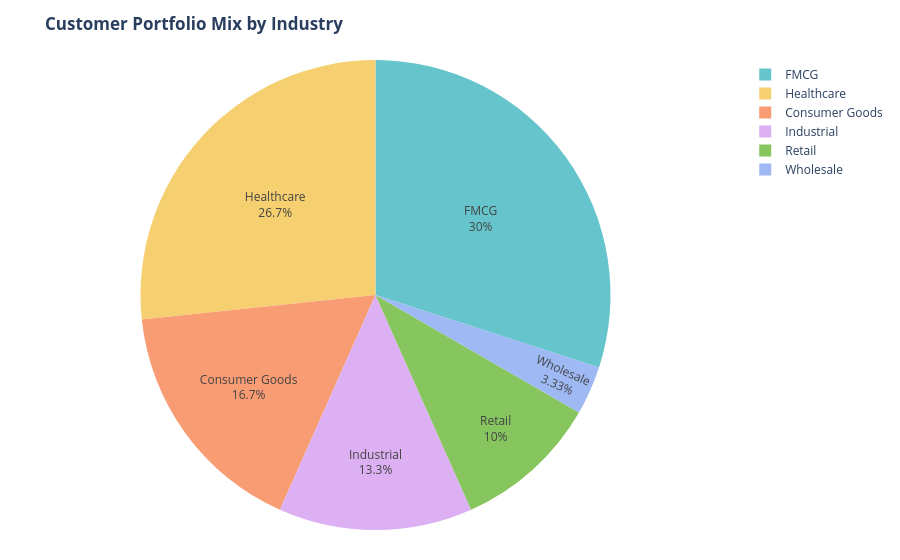
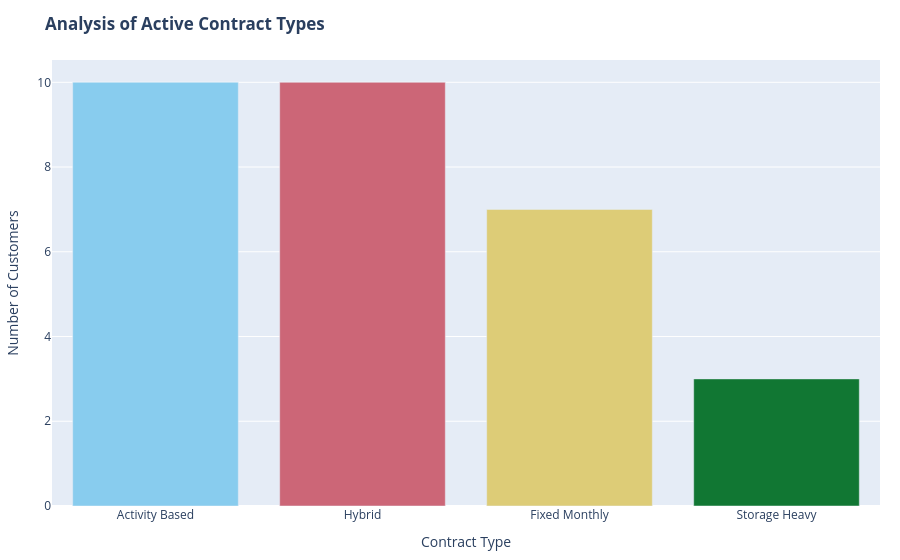
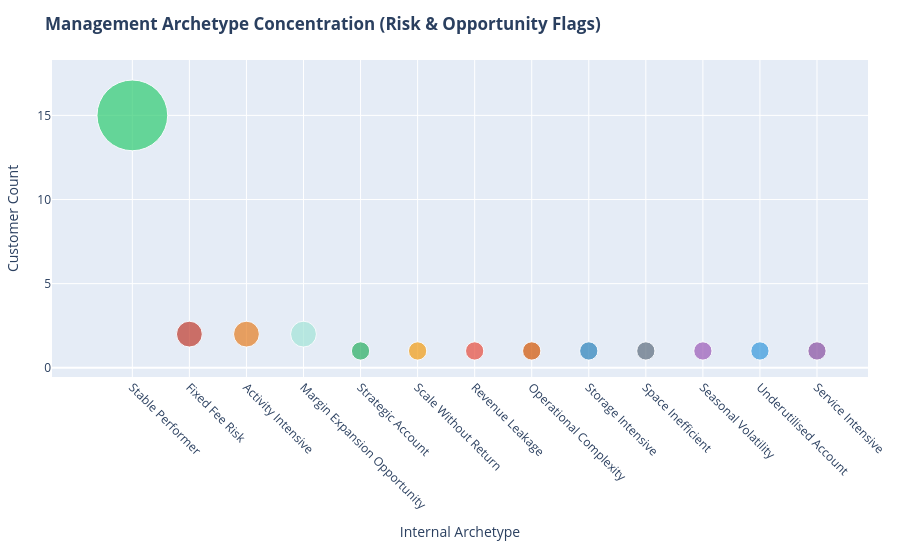
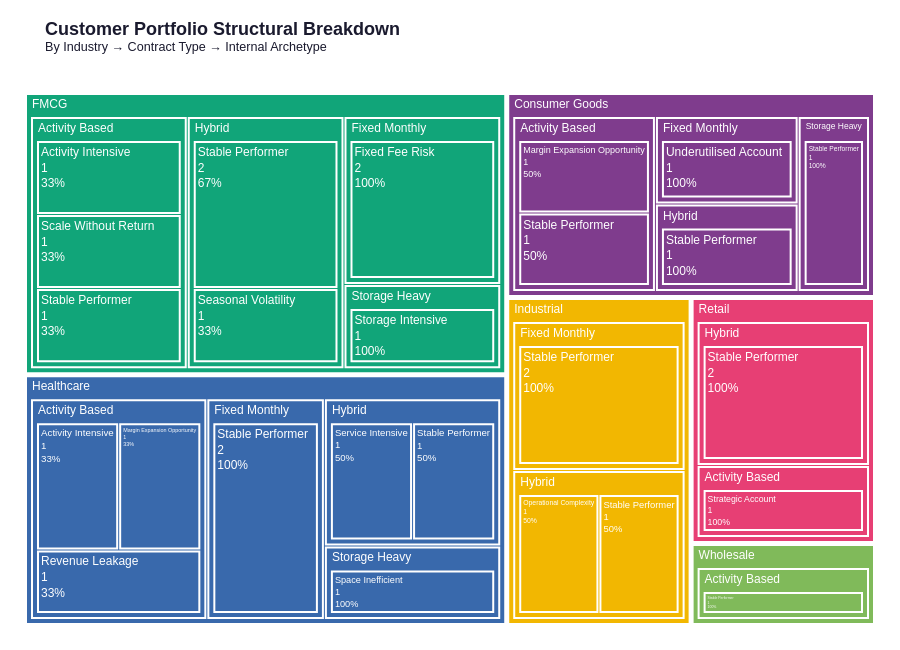

These figures' notebook cell, in order:
### Code cell
import pandas as pd
import plotly.express as px

# ==========================================
# 1. CORE COLOR MAPPING & CONFIGURATION
# ==========================================
# Centralized color map to keep visualizations consistent for executive presentation
archetype_colors = {
    # The Protect Zone (Greens / Teal)
    "Stable Performer": "#2ecc71",               # Professional Green
    "Strategic Account": "#27ae60",              # Premium Dark Green
    "Margin Expansion Opportunity": "#a3e4d7",   # Light Teal/Mint
    
    # The Renegotiate Zone (Yellows / Oranges / Purples)
    "Scale Without Return": "#f39c12",           # Soft Amber
    "Activity Intensive": "#e67e22",             # Deep Orange
    "Operational Complexity": "#d35400",         # Dark Burnt Orange
    "Service Intensive": "#884ea0",              # Dark Magenta/Burgundy
    
    # The Optimize Zone (Blues / Grays)
    "Underutilised Account": "#3498db",          # Corporate Blue
    "Storage Intensive": "#2980b9",              # Dark Blue
    "Space Inefficient": "#5d6d7e",              # Muted Slate Gray
    
    # The Danger Zone (Reds / Purples)
    "Revenue Leakage": "#e74c3c",                # Alert Red
    "Fixed Fee Risk": "#c0392b",                 # Crimson/High Risk
    "Seasonal Volatility": "#9b59b6"             # Purple
}

# ==========================================
# 2. VISUALIZATION 1: INDUSTRY PIE CHART
# ==========================================
# Pre-aggregate data for clean layout rendering
industry_counts = customer_df['Industry'].value_counts().reset_index(name='Count')

fig_pie = px.pie(
    industry_counts, 
    values='Count', 
    names='Industry', 
    title='<b>Customer Portfolio Mix by Industry</b>',
    color_discrete_sequence=px.colors.qualitative.Pastel
)
fig_pie.update_traces(textinfo='percent+label')
fig_pie.update_layout(margin=dict(t=60, b=30, l=20, r=20))
fig_pie.show()


# ==========================================
# 3. VISUALIZATION 2: CONTRACT TYPE COUNTPLOT
# ==========================================
# Pre-aggregate to lock descending sort order automatically
contract_counts = customer_df['Contract Type'].value_counts().reset_index(name='Count')

fig_bar = px.bar(
    contract_counts, 
    x='Contract Type', 
    y='Count', 
    title='<b>Analysis of Active Contract Types</b>',
    color='Contract Type',
    color_discrete_sequence=px.colors.qualitative.Safe
)
fig_bar.update_layout(
    xaxis_title="Contract Type",
    yaxis_title="Number of Customers",
    showlegend=False,
    margin=dict(t=60, b=30, l=20, r=20)
)
fig_bar.show()


# ==========================================
# 4. VISUALIZATION 3: ARCHETYPE BUBBLE CHART
# ==========================================
# Pre-aggregate to size the bubbles properly
archetype_counts = customer_df['Internal Archetype'].value_counts().reset_index(name='Count')

fig_bubble = px.scatter(
    archetype_counts, 
    x='Internal Archetype', 
    y='Count',
    size='Count', 
    color='Internal Archetype',
    color_discrete_map=archetype_colors,  # Explicitly applying the matrix colors
    title='<b>Management Archetype Concentration (Risk & Opportunity Flags)</b>',
    size_max=50
)
fig_bubble.update_layout(
    xaxis_title="Internal Archetype",
    yaxis_title="Customer Count",
    showlegend=False,
    height=550,   
    margin=dict(t=60, b=120, l=20, r=20) 
)
fig_bubble.update_xaxes(tickangle=45)
fig_bubble.show()


import plotly.express as px
import pandas as pd

# ==========================================
# Improved Treemap with Better Colors
# ==========================================

treemap_data = (
    customer_df.groupby(['Industry', 'Contract Type', 'Internal Archetype'])
    .size()
    .reset_index(name='Count')
)

total = treemap_data['Count'].sum()
treemap_data['Percentage'] = (treemap_data['Count'] / total * 100).round(1)

fig_tree = px.treemap(
    treemap_data,
    path=['Industry', 'Contract Type', 'Internal Archetype'],
    values='Count',
    color='Industry',                           # ← Better: Color by Industry (cleaner & more professional)
    color_discrete_sequence=px.colors.qualitative.Bold,   # Stronger, modern colors
    title="<b>Customer Portfolio Structural Breakdown</b><br><sup>By Industry → Contract Type → Internal Archetype</sup>",
)

fig_tree.update_traces(
    textinfo="label+value+percent parent",
    textfont=dict(size=12, family="Arial", color="white"),
    hovertemplate="<b>%{label}</b><br>Count: %{value}<br>Share: %{percentParent:.1%}<br><extra></extra>",
    marker=dict(line=dict(width=2, color="white"))
)

fig_tree.update_layout(
    height=650,
    margin=dict(t=70, l=20, r=20, b=20),
    font=dict(family="Arial", size=11),
    title_font=dict(size=18, family="Arial", color="#1a1a2e"),
)

fig_tree.show()

### Figure 1 — Plotly figure (JSON) as saved in the notebook; plotly's stock layout.template omitted (floating-point values rounded to 4 significant figures)
{"data": [{"domain": {"x": [0, 1], "y": [0, 1]}, "hovertemplate": "Industry=%{label}<br>Count=%{value}<extra></extra>", "labels": ["FMCG", "Healthcare", "Consumer Goods", "Industrial", "Retail", "Wholesale"], "legendgroup": "", "name": "", "showlegend": true, "textinfo": "percent+label", "type": "pie", "values": [9, 8, 5, 4, 3, 1]}], "layout": {"legend": {"tracegroupgap": 0}, "margin": {"b": 30, "l": 20, "r": 20, "t": 60}, "piecolorway": ["rgb(102, 197, 204)", "rgb(246, 207, 113)", "rgb(248, 156, 116)", "rgb(220, 176, 242)", "rgb(135, 197, 95)", "rgb(158, 185, 243)", "rgb(254, 136, 177)", "rgb(201, 219, 116)", "rgb(139, 224, 164)", "rgb(180, 151, 231)", "rgb(179, 179, 179)"], "title": {"text": "<b>Customer Portfolio Mix by Industry</b>"}}}

### Figure 2 — Plotly figure (JSON) as saved in the notebook; plotly's stock layout.template omitted (floating-point values rounded to 4 significant figures)
{"data": [{"hovertemplate": "Contract Type=%{x}<br>Count=%{y}<extra></extra>", "legendgroup": "Activity Based", "marker": {"color": "rgb(136, 204, 238)", "pattern": {"shape": ""}}, "name": "Activity Based", "orientation": "v", "showlegend": true, "textposition": "auto", "type": "bar", "x": ["Activity Based"], "xaxis": "x", "y": [10], "yaxis": "y"}, {"hovertemplate": "Contract Type=%{x}<br>Count=%{y}<extra></extra>", "legendgroup": "Hybrid", "marker": {"color": "rgb(204, 102, 119)", "pattern": {"shape": ""}}, "name": "Hybrid", "orientation": "v", "showlegend": true, "textposition": "auto", "type": "bar", "x": ["Hybrid"], "xaxis": "x", "y": [10], "yaxis": "y"}, {"hovertemplate": "Contract Type=%{x}<br>Count=%{y}<extra></extra>", "legendgroup": "Fixed Monthly", "marker": {"color": "rgb(221, 204, 119)", "pattern": {"shape": ""}}, "name": "Fixed Monthly", "orientation": "v", "showlegend": true, "textposition": "auto", "type": "bar", "x": ["Fixed Monthly"], "xaxis": "x", "y": [7], "yaxis": "y"}, {"hovertemplate": "Contract Type=%{x}<br>Count=%{y}<extra></extra>", "legendgroup": "Storage Heavy", "marker": {"color": "rgb(17, 119, 51)", "pattern": {"shape": ""}}, "name": "Storage Heavy", "orientation": "v", "showlegend": true, "textposition": "auto", "type": "bar", "x": ["Storage Heavy"], "xaxis": "x", "y": [3], "yaxis": "y"}], "layout": {"barmode": "relative", "legend": {"title": {"text": "Contract Type"}, "tracegroupgap": 0}, "margin": {"b": 30, "l": 20, "r": 20, "t": 60}, "showlegend": false, "title": {"text": "<b>Analysis of Active Contract Types</b>"}, "xaxis": {"anchor": "y", "categoryarray": ["Activity Based", "Hybrid", "Fixed Monthly", "Storage Heavy"], "categoryorder": "array", "domain": [0, 1], "title": {"text": "Contract Type"}}, "yaxis": {"anchor": "x", "domain": [0, 1], "title": {"text": "Number of Customers"}}}}

### Figure 3 — Plotly figure (JSON) as saved in the notebook; plotly's stock layout.template omitted (floating-point values rounded to 4 significant figures)
{"data": [{"hovertemplate": "Internal Archetype=%{x}<br>Count=%{marker.size}<extra></extra>", "legendgroup": "Stable Performer", "marker": {"color": "#2ecc71", "size": [15], "sizemode": "area", "sizeref": 0.006, "symbol": "circle"}, "mode": "markers", "name": "Stable Performer", "orientation": "v", "showlegend": true, "type": "scatter", "x": ["Stable Performer"], "xaxis": "x", "y": [15], "yaxis": "y"}, {"hovertemplate": "Internal Archetype=%{x}<br>Count=%{marker.size}<extra></extra>", "legendgroup": "Fixed Fee Risk", "marker": {"color": "#c0392b", "size": [2], "sizemode": "area", "sizeref": 0.006, "symbol": "circle"}, "mode": "markers", "name": "Fixed Fee Risk", "orientation": "v", "showlegend": true, "type": "scatter", "x": ["Fixed Fee Risk"], "xaxis": "x", "y": [2], "yaxis": "y"}, {"hovertemplate": "Internal Archetype=%{x}<br>Count=%{marker.size}<extra></extra>", "legendgroup": "Activity Intensive", "marker": {"color": "#e67e22", "size": [2], "sizemode": "area", "sizeref": 0.006, "symbol": "circle"}, "mode": "markers", "name": "Activity Intensive", "orientation": "v", "showlegend": true, "type": "scatter", "x": ["Activity Intensive"], "xaxis": "x", "y": [2], "yaxis": "y"}, {"hovertemplate": "Internal Archetype=%{x}<br>Count=%{marker.size}<extra></extra>", "legendgroup": "Margin Expansion Opportunity", "marker": {"color": "#a3e4d7", "size": [2], "sizemode": "area", "sizeref": 0.006, "symbol": "circle"}, "mode": "markers", "name": "Margin Expansion Opportunity", "orientation": "v", "showlegend": true, "type": "scatter", "x": ["Margin Expansion Opportunity"], "xaxis": "x", "y": [2], "yaxis": "y"}, {"hovertemplate": "Internal Archetype=%{x}<br>Count=%{marker.size}<extra></extra>", "legendgroup": "Strategic Account", "marker": {"color": "#27ae60", "size": [1], "sizemode": "area", "sizeref": 0.006, "symbol": "circle"}, "mode": "markers", "name": "Strategic Account", "orientation": "v", "showlegend": true, "type": "scatter", "x": ["Strategic Account"], "xaxis": "x", "y": [1], "yaxis": "y"}, {"hovertemplate": "Internal Archetype=%{x}<br>Count=%{marker.size}<extra></extra>", "legendgroup": "Scale Without Return", "marker": {"color": "#f39c12", "size": [1], "sizemode": "area", "sizeref": 0.006, "symbol": "circle"}, "mode": "markers", "name": "Scale Without Return", "orientation": "v", "showlegend": true, "type": "scatter", "x": ["Scale Without Return"], "xaxis": "x", "y": [1], "yaxis": "y"}, {"hovertemplate": "Internal Archetype=%{x}<br>Count=%{marker.size}<extra></extra>", "legendgroup": "Revenue Leakage", "marker": {"color": "#e74c3c", "size": [1], "sizemode": "area", "sizeref": 0.006, "symbol": "circle"}, "mode": "markers", "name": "Revenue Leakage", "orientation": "v", "showlegend": true, "type": "scatter", "x": ["Revenue Leakage"], "xaxis": "x", "y": [1], "yaxis": "y"}, {"hovertemplate": "Internal Archetype=%{x}<br>Count=%{marker.size}<extra></extra>", "legendgroup": "Operational Complexity", "marker": {"color": "#d35400", "size": [1], "sizemode": "area", "sizeref": 0.006, "symbol": "circle"}, "mode": "markers", "name": "Operational Complexity", "orientation": "v", "showlegend": true, "type": "scatter", "x": ["Operational Complexity"], "xaxis": "x", "y": [1], "yaxis": "y"}, {"hovertemplate": "Internal Archetype=%{x}<br>Count=%{marker.size}<extra></extra>", "legendgroup": "Storage Intensive", "marker": {"color": "#2980b9", "size": [1], "sizemode": "area", "sizeref": 0.006, "symbol": "circle"}, "mode": "markers", "name": "Storage Intensive", "orientation": "v", "showlegend": true, "type": "scatter", "x": ["Storage Intensive"], "xaxis": "x", "y": [1], "yaxis": "y"}, {"hovertemplate": "Internal Archetype=%{x}<br>Count=%{marker.size}<extra></extra>", "legendgroup": "Space Inefficient", "marker": {"color": "#5d6d7e", "size": [1], "sizemode": "area", "sizeref": 0.006, "symbol": "circle"}, "mode": "markers", "name": "Space Inefficient", "orientation": "v", "showlegend": true, "type": "scatter", "x": ["Space Inefficient"], "xaxis": "x", "y": [1], "yaxis": "y"}, {"hovertemplate": "Internal Archetype=%{x}<br>Count=%{marker.size}<extra></extra>", "legendgroup": "Seasonal Volatility", "marker": {"color": "#9b59b6", "size": [1], "sizemode": "area", "sizeref": 0.006, "symbol": "circle"}, "mode": "markers", "name": "Seasonal Volatility", "orientation": "v", "showlegend": true, "type": "scatter", "x": ["Seasonal Volatility"], "xaxis": "x", "y": [1], "yaxis": "y"}, {"hovertemplate": "Internal Archetype=%{x}<br>Count=%{marker.size}<extra></extra>", "legendgroup": "Underutilised Account", "marker": {"color": "#3498db", "size": [1], "sizemode": "area", "sizeref": 0.006, "symbol": "circle"}, "mode": "markers", "name": "Underutilised Account", "orientation": "v", "showlegend": true, "type": "scatter", "x": ["Underutilised Account"], "xaxis": "x", "y": [1], "yaxis": "y"}, {"hovertemplate": "Internal Archetype=%{x}<br>Count=%{marker.size}<extra></extra>", "legendgroup": "Service Intensive", "marker": {"color": "#884ea0", "size": [1], "sizemode": "area", "sizeref": 0.006, "symbol": "circle"}, "mode": "markers", "name": "Service Intensive", "orientation": "v", "showlegend": true, "type": "scatter", "x": ["Service Intensive"], "xaxis": "x", "y": [1], "yaxis": "y"}], "layout": {"height": 550, "legend": {"itemsizing": "constant", "title": {"text": "Internal Archetype"}, "tracegroupgap": 0}, "margin": {"b": 120, "l": 20, "r": 20, "t": 60}, "showlegend": false, "title": {"text": "<b>Management Archetype Concentration (Risk & Opportunity Flags)</b>"}, "xaxis": {"anchor": "y", "categoryarray": ["Stable Performer", "Fixed Fee Risk", "Activity Intensive", "Margin Expansion Opportunity", "Strategic Account", "Scale Without Return", "Revenue Leakage", "Operational Complexity", "Storage Intensive", "Space Inefficient", "Seasonal Volatility", "Underutilised Account", "Service Intensive"], "categoryorder": "array", "domain": [0, 1], "tickangle": 45, "title": {"text": "Internal Archetype"}}, "yaxis": {"anchor": "x", "domain": [0, 1], "title": {"text": "Customer Count"}}}}

### Figure 4 — Plotly figure (JSON) as saved in the notebook; plotly's stock layout.template omitted (floating-point values rounded to 4 significant figures)
{"data": [{"branchvalues": "total", "customdata": [["Consumer Goods"], ["Consumer Goods"], ["Consumer Goods"], ["Consumer Goods"], ["Consumer Goods"], ["Consumer Goods"], ["Consumer Goods"], ["Consumer Goods"], ["Consumer Goods"], ["Consumer Goods"], ["FMCG"], ["FMCG"], ["FMCG"], ["FMCG"], ["FMCG"], ["FMCG"], ["FMCG"], ["FMCG"], ["FMCG"], ["FMCG"], ["FMCG"], ["FMCG"], ["Healthcare"], ["Healthcare"], ["Healthcare"], ["Healthcare"], ["Healthcare"], ["Healthcare"], ["Healthcare"], ["Healthcare"], ["Healthcare"], ["Healthcare"], ["Healthcare"], ["Healthcare"], ["Industrial"], ["Industrial"], ["Industrial"], ["Industrial"], ["Industrial"], ["Industrial"], ["Retail"], ["Retail"], ["Retail"], ["Retail"], ["Retail"], ["Wholesale"], ["Wholesale"], ["Wholesale"]], "domain": {"x": [0, 1], "y": [0, 1]}, "hovertemplate": "<b>%{label}</b><br>Count: %{value}<br>Share: %{percentParent:.1%}<br><extra></extra>", "ids": ["Consumer Goods/Activity Based/Margin Expansion Opportunity", "Consumer Goods/Activity Based/Stable Performer", "Consumer Goods/Fixed Monthly/Underutilised Account", "Consumer Goods/Hybrid/Stable Performer", "Consumer Goods/Storage Heavy/Stable Performer", "Consumer Goods/Activity Based", "Consumer Goods/Fixed Monthly", "Consumer Goods/Hybrid", "Consumer Goods/Storage Heavy", "Consumer Goods", "FMCG/Activity Based/Activity Intensive", "FMCG/Activity Based/Scale Without Return", "FMCG/Activity Based/Stable Performer", "FMCG/Fixed Monthly/Fixed Fee Risk", "FMCG/Hybrid/Seasonal Volatility", "FMCG/Hybrid/Stable Performer", "FMCG/Storage Heavy/Storage Intensive", "FMCG/Activity Based", "FMCG/Fixed Monthly", "FMCG/Hybrid", "FMCG/Storage Heavy", "FMCG", "Healthcare/Activity Based/Activity Intensive", "Healthcare/Activity Based/Margin Expansion Opportunity", "Healthcare/Activity Based/Revenue Leakage", "Healthcare/Fixed Monthly/Stable Performer", "Healthcare/Hybrid/Service Intensive", "Healthcare/Hybrid/Stable Performer", "Healthcare/Storage Heavy/Space Inefficient", "Healthcare/Activity Based", "Healthcare/Fixed Monthly", "Healthcare/Hybrid", "Healthcare/Storage Heavy", "Healthcare", "Industrial/Fixed Monthly/Stable Performer", "Industrial/Hybrid/Operational Complexity", "Industrial/Hybrid/Stable Performer", "Industrial/Fixed Monthly", "Industrial/Hybrid", "Industrial", "Retail/Activity Based/Strategic Account", "Retail/Hybrid/Stable Performer", "Retail/Activity Based", "Retail/Hybrid", "Retail", "Wholesale/Activity Based/Stable Performer", "Wholesale/Activity Based", "Wholesale"], "labels": ["Margin Expansion Opportunity", "Stable Performer", "Underutilised Account", "Stable Performer", "Stable Performer", "Activity Based", "Fixed Monthly", "Hybrid", "Storage Heavy", "Consumer Goods", "Activity Intensive", "Scale Without Return", "Stable Performer", "Fixed Fee Risk", "Seasonal Volatility", "Stable Performer", "Storage Intensive", "Activity Based", "Fixed Monthly", "Hybrid", "Storage Heavy", "FMCG", "Activity Intensive", "Margin Expansion Opportunity", "Revenue Leakage", "Stable Performer", "Service Intensive", "Stable Performer", "Space Inefficient", "Activity Based", "Fixed Monthly", "Hybrid", "Storage Heavy", "Healthcare", "Stable Performer", "Operational Complexity", "Stable Performer", "Fixed Monthly", "Hybrid", "Industrial", "Strategic Account", "Stable Performer", "Activity Based", "Hybrid", "Retail", "Stable Performer", "Activity Based", "Wholesale"], "marker": {"colors": ["rgb(127, 60, 141)", "rgb(127, 60, 141)", "rgb(127, 60, 141)", "rgb(127, 60, 141)", "rgb(127, 60, 141)", "rgb(127, 60, 141)", "rgb(127, 60, 141)", "rgb(127, 60, 141)", "rgb(127, 60, 141)", "rgb(127, 60, 141)", "rgb(17, 165, 121)", "rgb(17, 165, 121)", "rgb(17, 165, 121)", "rgb(17, 165, 121)", "rgb(17, 165, 121)", "rgb(17, 165, 121)", "rgb(17, 165, 121)", "rgb(17, 165, 121)", "rgb(17, 165, 121)", "rgb(17, 165, 121)", "rgb(17, 165, 121)", "rgb(17, 165, 121)", "rgb(57, 105, 172)", "rgb(57, 105, 172)", "rgb(57, 105, 172)", "rgb(57, 105, 172)", "rgb(57, 105, 172)", "rgb(57, 105, 172)", "rgb(57, 105, 172)", "rgb(57, 105, 172)", "rgb(57, 105, 172)", "rgb(57, 105, 172)", "rgb(57, 105, 172)", "rgb(57, 105, 172)", "rgb(242, 183, 1)", "rgb(242, 183, 1)", "rgb(242, 183, 1)", "rgb(242, 183, 1)", "rgb(242, 183, 1)", "rgb(242, 183, 1)", "rgb(231, 63, 116)", "rgb(231, 63, 116)", "rgb(231, 63, 116)", "rgb(231, 63, 116)", "rgb(231, 63, 116)", "rgb(128, 186, 90)", "rgb(128, 186, 90)", "rgb(128, 186, 90)"], "line": {"color": "white", "width": 2}}, "name": "", "parents": ["Consumer Goods/Activity Based", "Consumer Goods/Activity Based", "Consumer Goods/Fixed Monthly", "Consumer Goods/Hybrid", "Consumer Goods/Storage Heavy", "Consumer Goods", "Consumer Goods", "Consumer Goods", "Consumer Goods", "", "FMCG/Activity Based", "FMCG/Activity Based", "FMCG/Activity Based", "FMCG/Fixed Monthly", "FMCG/Hybrid", "FMCG/Hybrid", "FMCG/Storage Heavy", "FMCG", "FMCG", "FMCG", "FMCG", "", "Healthcare/Activity Based", "Healthcare/Activity Based", "Healthcare/Activity Based", "Healthcare/Fixed Monthly", "Healthcare/Hybrid", "Healthcare/Hybrid", "Healthcare/Storage Heavy", "Healthcare", "Healthcare", "Healthcare", "Healthcare", "", "Industrial/Fixed Monthly", "Industrial/Hybrid", "Industrial/Hybrid", "Industrial", "Industrial", "", "Retail/Activity Based", "Retail/Hybrid", "Retail", "Retail", "", "Wholesale/Activity Based", "Wholesale", ""], "textfont": {"color": "white", "family": "Arial", "size": 12}, "textinfo": "label+value+percent parent", "type": "treemap", "values": [1.0, 1.0, 1.0, 1.0, 1.0, 2.0, 1.0, 1.0, 1.0, 5.0, 1.0, 1.0, 1.0, 2.0, 1.0, 2.0, 1.0, 3.0, 2.0, 3.0, 1.0, 9.0, 1.0, 1.0, 1.0, 2.0, 1.0, 1.0, 1.0, 3.0, 2.0, 2.0, 1.0, 8.0, 2.0, 1.0, 1.0, 2.0, 2.0, 4.0, 1.0, 2.0, 1.0, 2.0, 3.0, 1.0, 1.0, 1.0]}], "layout": {"font": {"family": "Arial", "size": 11}, "height": 650, "legend": {"tracegroupgap": 0}, "margin": {"b": 20, "l": 20, "r": 20, "t": 70}, "title": {"font": {"color": "#1a1a2e", "family": "Arial", "size": 18}, "text": "<b>Customer Portfolio Structural Breakdown</b><br><sup>By Industry → Contract Type → Internal Archetype</sup>"}, "treemapcolorway": ["rgb(127, 60, 141)", "rgb(17, 165, 121)", "rgb(57, 105, 172)", "rgb(242, 183, 1)", "rgb(231, 63, 116)", "rgb(128, 186, 90)", "rgb(230, 131, 16)", "rgb(0, 134, 149)", "rgb(207, 28, 144)", "rgb(249, 123, 114)", "rgb(165, 170, 153)"]}}
